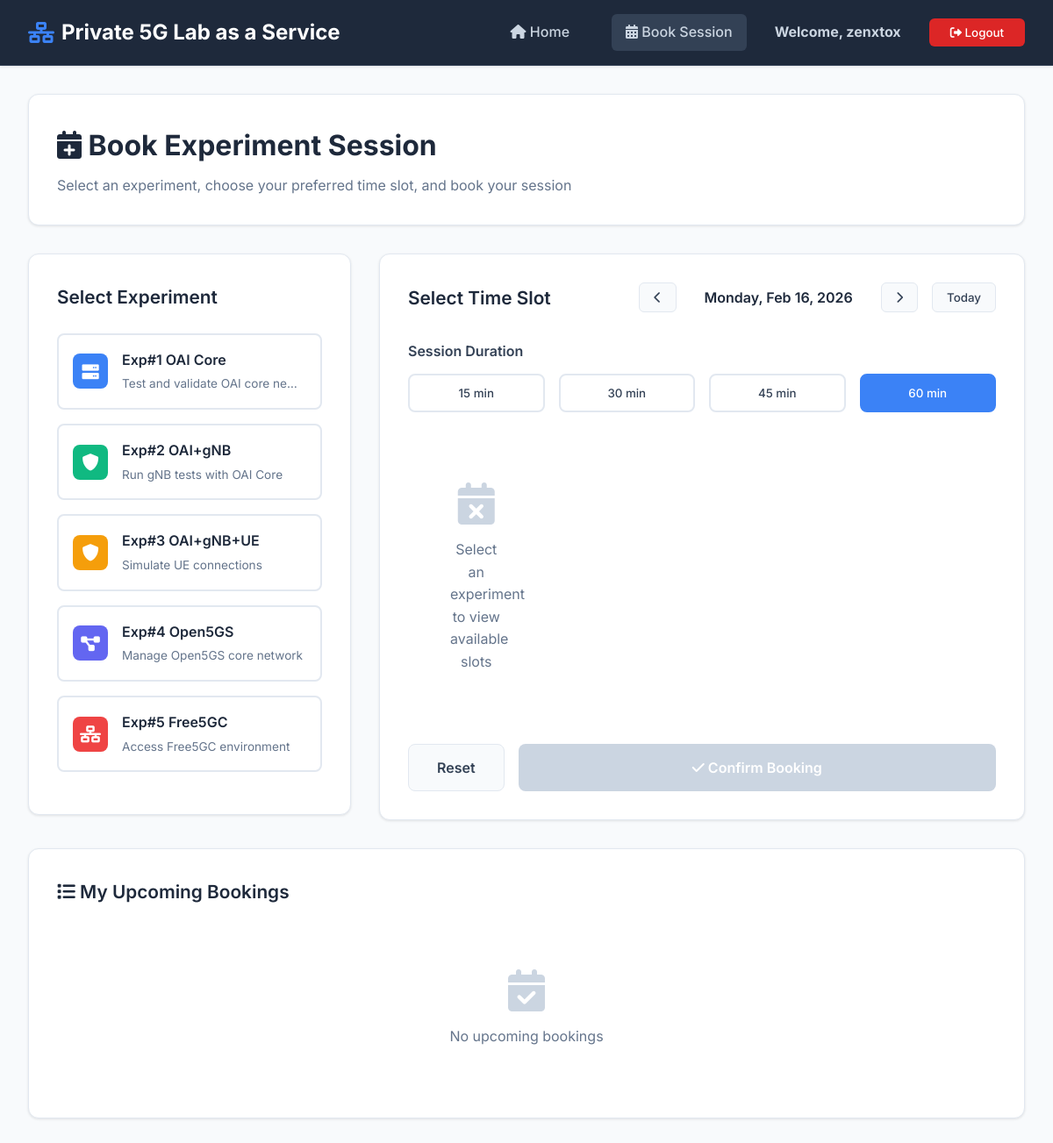
The page /accounts/booking/ (signed in) on the database its author committed.
### accounts/models.py (models this page shows, shortened)
class User(AbstractUser):
    email = models.EmailField(unique=True)
    bio = models.TextField(max_length=500, blank=True)
    profile_pic = models.ImageField(upload_to='profile_pics/', blank=True)

class Experiment(models.Model):
    exp_key = models.CharField(max_length=50, unique=True)
    name = models.CharField(max_length=100)
    description = models.TextField()
    url = models.URLField()  # Base URL without port, e.g., http://10.7.43.10
    port = models.IntegerField(default=4040)  # Port number
    is_custom = models.BooleanField(default=False)  # True for user-created experiments
    created_by = models.ForeignKey(User, on_delete=models.SET_NULL, null=True, blank=True, related_name='created_experiments')
    created_at = models.DateTimeField(default=timezone.now)
    class Meta:
        ordering = ['id']  # Show in order of creation

### accounts/views.py (the view)
# urls.py: path('booking/', views.booking_dashboard, name='booking_dashboard'),
@login_required
def booking_dashboard(request):
    date_str = request.GET.get('date')
    if date_str:
        try:
            target_date = timezone.datetime.strptime(date_str, '%Y-%m-%d').date()
        except ValueError:
            target_date = timezone.now().date()
    else:
        target_date = timezone.now().date()
    now = timezone.now()
    experiments = Experiment.objects.all()
    user_bookings = request.user.bookings.filter(
        status='active',
        start_time__gte=now
    ).order_by('start_time')
    context = {
        'experiments': experiments,
        'target_date': target_date,
        'user_bookings': user_bookings,
    }
    return render(request, 'booking_dashboard.html', context)

### templates/booking_dashboard.html (shortened to what this page needs)
<!DOCTYPE html>
<html>
<head>
    <link href="https://cdnjs.cloudflare.com/ajax/libs/font-awesome/6.0.0/css/all.min.css" rel="stylesheet">
</head>
<body>
    <nav class="navbar">
        <div class="nav-content">
            <a href="{% url 'accounts:home' %}" class="logo">
                <i class="fas fa-network-wired"></i>
                Private 5G Lab as a Service
            </a>
            <div class="nav-links">
                <a href="{% url 'accounts:home' %}"><i class="fas fa-home"></i> Home</a>
                <a href="{% url 'accounts:booking_dashboard' %}" style="background: #334155;"><i
                        class="fas fa-calendar-alt"></i> Book Session</a>
                <h1 style="color: #cbd5e1; font-size: 1rem;">Welcome, {{ user.username }}</h1>
                <form action="{% url 'logout' %}" method="post" style="display: inline;">
                    <button type="submit" class="logout-btn">
                        <i class="fas fa-sign-out-alt"></i> Logout
                    </button>
                </form>
            </div>
        </div>
    </nav>
    <div class="main-container">
        <div class="page-header">
            <h1><i class="fas fa-calendar-plus"></i> Book Experiment Session</h1>
            <p>Select an experiment, choose your preferred time slot, and book your session</p>
        </div>
        <div class="booking-container">
            <div class="experiment-selector">
                <h2>Select Experiment</h2>
                {% for experiment in experiments %}
                <div class="exp-option" data-exp="{{ experiment.exp_key }}"
                    onclick="selectExperiment('{{ experiment.exp_key }}')">
                    <div
                        class="exp-option-icon {% cycle 'exp-color-1' 'exp-color-2' 'exp-color-3' 'exp-color-4' 'exp-color-5' 'exp-color-6' 'exp-color-7' %}">
                        {% if 'Core' in experiment.name %}
                        <i class="fas fa-server"></i>
                        {% elif 'gNB' in experiment.name %}
                        <i class="fas fa-shield-alt"></i>
                        {% elif 'UE' in experiment.name %}
                        <i class="fas fa-mobile-alt"></i>
                        {% elif 'Open5GS' in experiment.name %}
                        <i class="fas fa-project-diagram"></i>
                        {% else %}
                        <i class="fas fa-network-wired"></i>
                        {% endif %}
                    </div>
                    <div class="exp-option-content">
                        <h3>{{ experiment.name }}</h3>
                        <p>{{ experiment.description|truncatechars:30 }}</p>
                    </div>
                </div>
                {% endfor %}
            </div>
            <div class="calendar-section">
                <div class="calendar-header">
                    <h2>Select Time Slot</h2>
                    <div class="date-nav">
                        <button onclick="changeDate(-1)"><i class="fas fa-chevron-left"></i></button>
                        <span class="current-date" id="currentDate">{{ target_date|date:"l, M d, Y" }}</span>
                        <button onclick="changeDate(1)"><i class="fas fa-chevron-right"></i></button>
                        <button onclick="goToToday()">Today</button>
                    </div>
                </div>
                <div class="duration-selector">
                    <label>Session Duration</label>
                    <div class="duration-options">
                        <button class="duration-btn" data-duration="15" onclick="selectDuration(15)">15 min</button>
                        <button class="duration-btn" data-duration="30" onclick="selectDuration(30)">30 min</button>
                        <button class="duration-btn" data-duration="45" onclick="selectDuration(45)">45 min</button>
                        <button class="duration-btn selected" data-duration="60" onclick="selectDuration(60)">60
                            min</button>
                    </div>
                </div>
                <div class="time-grid" id="timeGrid">
                    <div class="empty-state">
                        <i class="fas fa-calendar-times"></i>
                        <p>Select an experiment to view available slots</p>
                    </div>
                </div>
                <div class="booking-actions">
                    <button class="btn-cancel" onclick="resetSelection()">Reset</button>
                    <button class="btn-book" id="bookBtn" disabled onclick="confirmBooking()">
                        <i class="fas fa-check"></i> Confirm Booking
                    </button>
                </div>
            </div>
        </div>
        <div class="my-bookings-section">
            <h2><i class="fas fa-list"></i> My Upcoming Bookings</h2>
            {% if user_bookings %}
            {% for booking in user_bookings %}
            <div class="booking-card">
                <div class="booking-info">
                    <h4>{{ booking.experiment.name }}</h4>
                    <p><i class="fas fa-clock"></i> {{ booking.start_time|date:"M d, Y - H:i" }} to {{
                        booking.end_time|date:"H:i" }} ({{ booking.duration }} min)</p>
                </div>
                <form method="post" action="{% url 'accounts:cancel_booking' booking.id %}" style="display: inline;">
                    {% csrf_token %}
                    <button type="submit" class="btn-cancel-booking"
                        onclick="return confirm('Are you sure you want to cancel this booking?')">
                        <i class="fas fa-times"></i> Cancel
                    </button>
                </form>
            </div>
            {% endfor %}
            {% else %}
            <div class="empty-state">
                <i class="fas fa-calendar-check"></i>
                <p>No upcoming bookings</p>
            </div>
            {% endif %}
        </div>
    </div>
</body>
</html>

### rows shown on the page
User: username "zenxtox"
Experiment: name "Exp#1 OAI Core", description "Test and validate OAI core ne…"
Experiment: name "Exp#2 OAI+gNB", description "Run gNB tests with OAI Core"
Experiment: name "Exp#3 OAI+gNB+UE", description "Simulate UE connections"
Experiment: name "Exp#4 Open5GS", description "Manage Open5GS core network"
Experiment: name "Exp#5 Free5GC", description "Access Free5GC environment"
